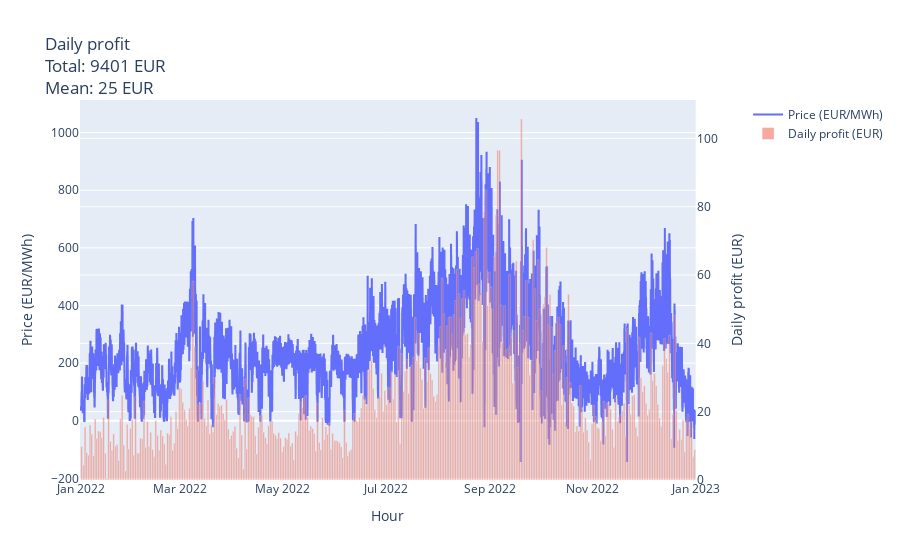

The cell this chart's notebook holds for it:
### Code cell
display_profit(df_optim)

### Figure 1 — Plotly figure (JSON) as saved in the notebook; plotly's stock layout.template omitted (floating-point values rounded to 4 significant figures; data arrays with more than 128 entries replaced by an {"elided": "..."} marker saying what was removed)
{"data": [{"line": {"shape": "hv"}, "name": "Price (EUR/MWh)", "showlegend": true, "type": "scatter", "x": {"elided": "8760 str values"}, "xaxis": "x", "y": {"elided": "8760 float values"}, "yaxis": "y"}, {"name": "Daily profit (EUR)", "offset": 2, "opacity": 0.5, "showlegend": true, "type": "bar", "x": {"elided": "365 str values"}, "xaxis": "x", "y": {"elided": "365 float values"}, "yaxis": "y2"}], "layout": {"bargap": 0, "title": {"text": "Daily profit<br>Total: 9401 EUR<br>Mean: 25 EUR"}, "xaxis": {"anchor": "y", "domain": [0, 0.94], "title": {"text": "Hour"}}, "yaxis": {"anchor": "x", "domain": [0, 1], "title": {"text": "Price (EUR/MWh)"}}, "yaxis2": {"anchor": "x", "overlaying": "y", "side": "right", "title": {"text": "Daily profit (EUR)"}}}}
